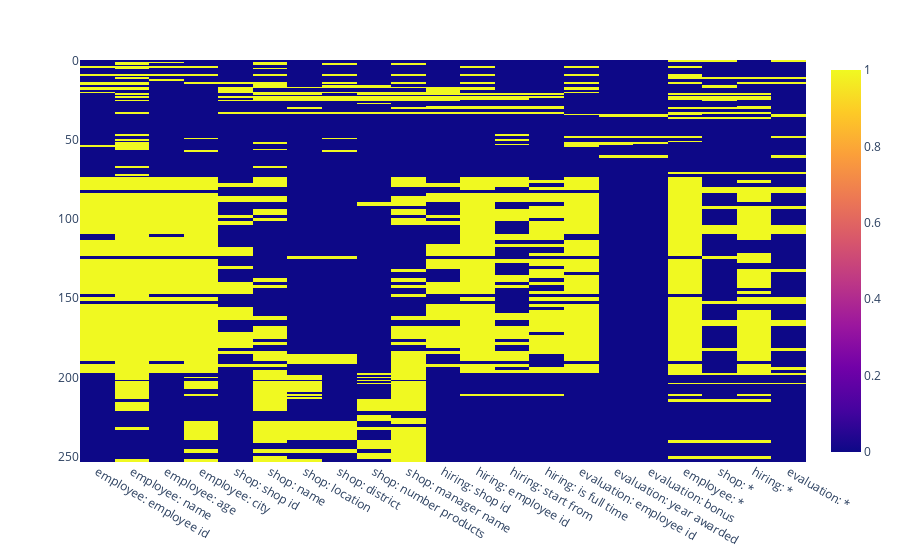

Notebook cell for this chart:
### Code cell
sim_query_list_binary = pd.DataFrame(np.where(sim_query_list > topic_sim_th, 1, 0), columns = table_2_search_cols)
fig = px.imshow(sim_query_list_binary)
fig.show()

### Figure 1 — Plotly figure (JSON) as saved in the notebook; plotly's stock layout.template omitted (floating-point values rounded to 4 significant figures; data arrays with more than 128 entries replaced by an {"elided": "..."} marker saying what was removed)
{"data": [{"coloraxis": "coloraxis", "hovertemplate": "x: %{x}<br>y: %{y}<br>color: %{z}<extra></extra>", "name": "0", "type": "heatmap", "x": ["employee: employee id", "employee: name", "employee: age", "employee: city", "shop: shop id", "shop: name", "shop: location", "shop: district", "shop: number products", "shop: manager name", "hiring: shop id", "hiring: employee id", "hiring: start from", "hiring: is full time", "evaluation: employee id", "evaluation: year awarded", "evaluation: bonus", "employee: *", "shop: *", "hiring: *", "evaluation: *"], "xaxis": "x", "y": {"elided": "254 int values"}, "yaxis": "y", "z": {"elided": "254x21 int values"}}], "layout": {"coloraxis": {"colorscale": [[0, "#0d0887"], [0.1111, "#46039f"], [0.2222, "#7201a8"], [0.3333, "#9c179e"], [0.4444, "#bd3786"], [0.5556, "#d8576b"], [0.6667, "#ed7953"], [0.7778, "#fb9f3a"], [0.8889, "#fdca26"], [1, "#f0f921"]]}, "margin": {"t": 60}, "xaxis": {"anchor": "y", "constrain": "domain", "domain": [0, 1], "scaleanchor": "y"}, "yaxis": {"anchor": "x", "autorange": "reversed", "constrain": "domain", "domain": [0, 1]}}}
